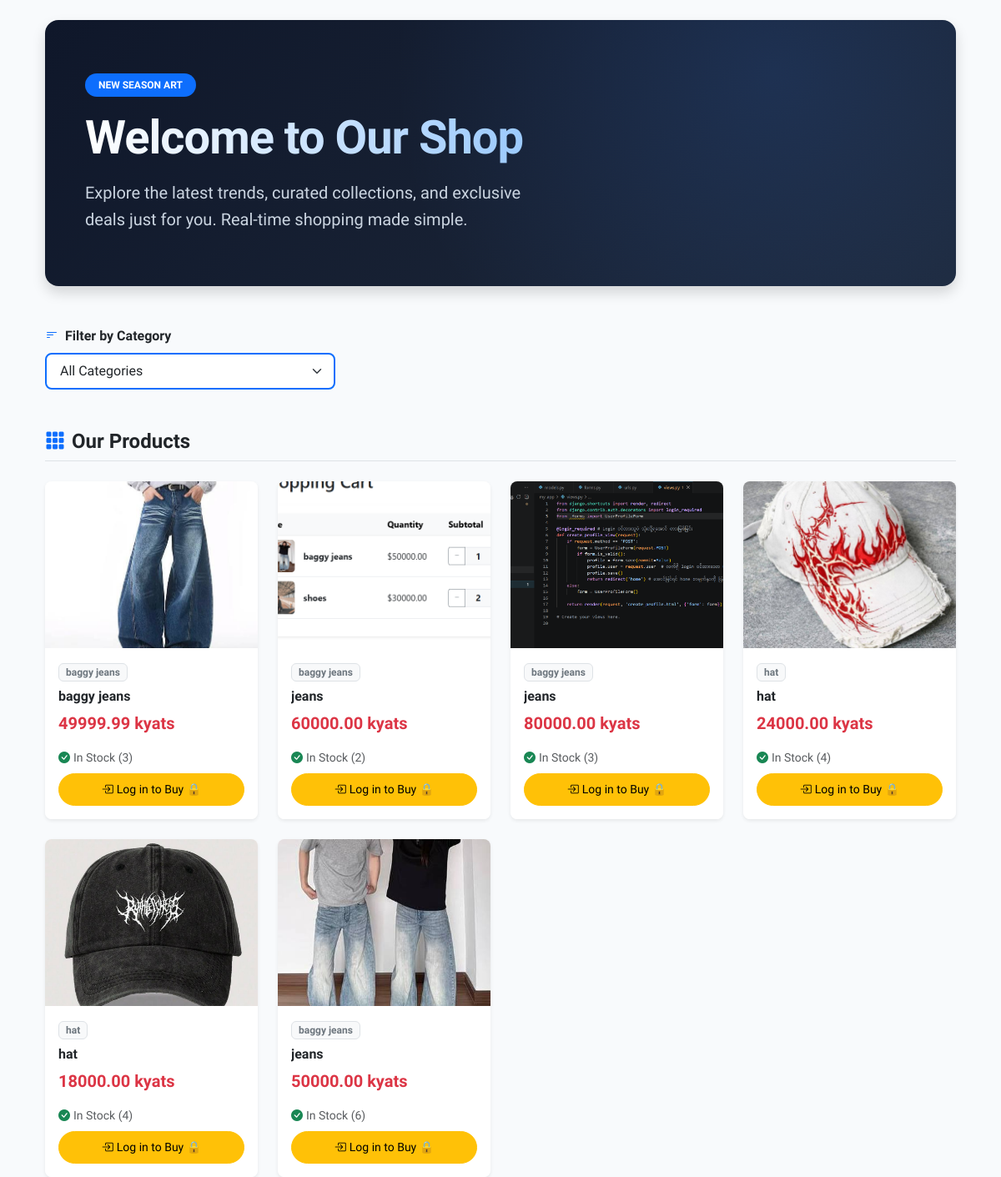
Before: / with the older database file.
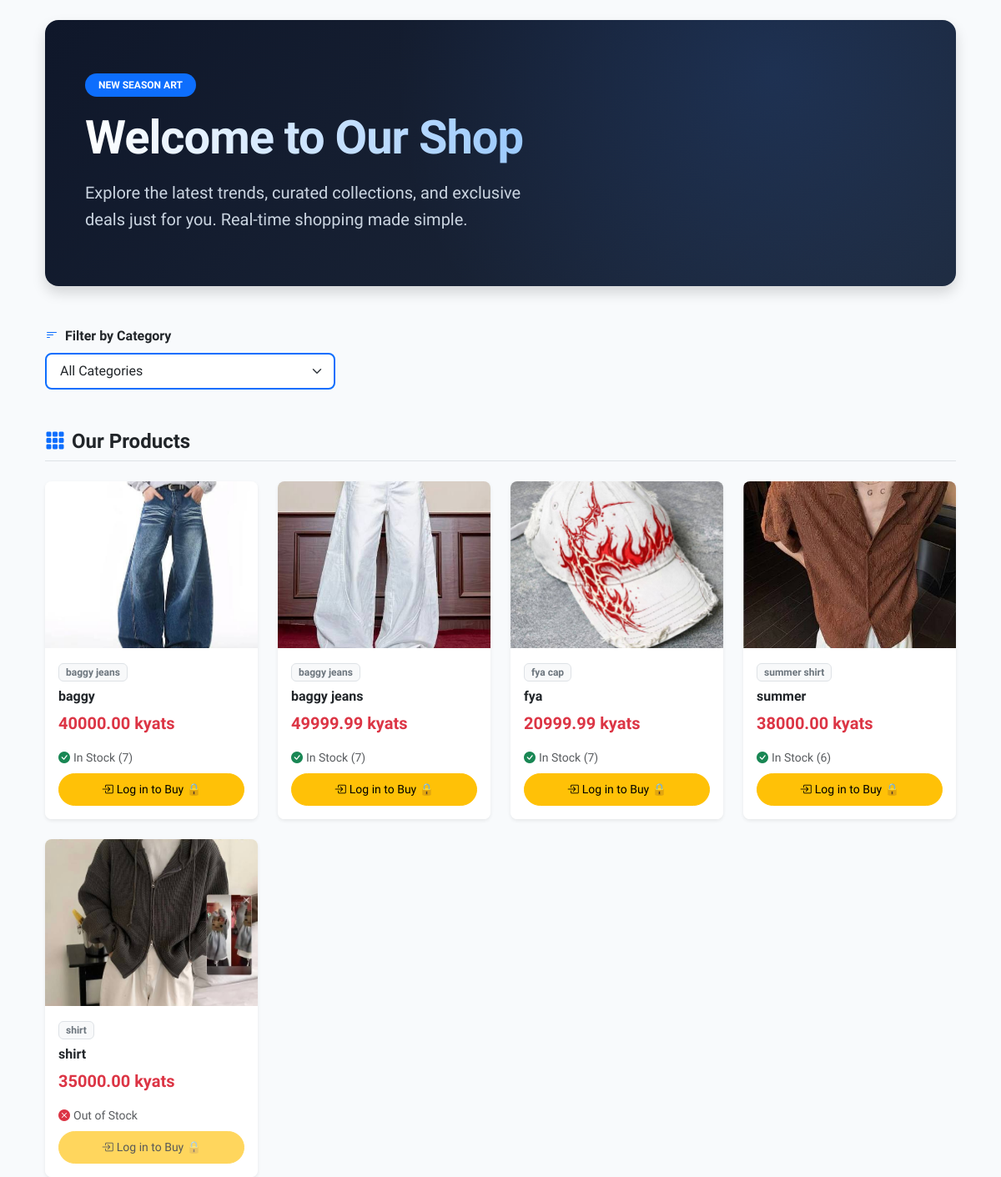
After: the same page with the newer database file.
### my_app/models.py (models this page shows, shortened)
class Item(models.Model):
    sub_category = models.ForeignKey(
        'SubCategory',
        on_delete=models.CASCADE,
        related_name='items'
    )
    created_by = models.ForeignKey(
        User,
        on_delete=models.SET_NULL,
        null=True,
        related_name='items_created'
    )
    name = models.CharField(max_length=200)
    amount = models.IntegerField(default=0)      # လက်ကျန်အရေအတွက်
    size = models.CharField(max_length=50, blank=True, null=True) # ဥပမာ- Large, 42, 10-inch
    buy_price = models.DecimalField(max_digits=10, decimal_places=2)
    sale_price = models.DecimalField(max_digits=10, decimal_places=2)
    is_discount = models.BooleanField(default=False)
    discount = models.DecimalField(max_digits=10, decimal_places=2, default=0.00)
    is_deleted = models.BooleanField(default=False)
    created_at = models.DateTimeField(auto_now_add=True)
    updated_at = models.DateTimeField(auto_now=True)
    image = models.ImageField(upload_to='items/', null=True, blank=True)

class SubCategory(models.Model):
    category = models.ForeignKey(Category, on_delete=models.CASCADE, related_name='subcategories')
    name = models.CharField(max_length=100)
    descriptions = models.TextField(blank=True, null=True)
    is_deleted = models.BooleanField(default=False)
    created_by = models.ForeignKey(User, on_delete=models.SET_NULL, null=True)
    created_at = models.DateTimeField(auto_now_add=True)

### my_app/views.py (the view)
# urls.py: path('', views.index, name='index'),
def index(request):
    sub_categories = SubCategory.objects.all().distinct()
    selected_sub_cat = request.GET.get('subcategory')
    if selected_sub_cat and selected_sub_cat != 'all' and selected_sub_cat != '':
        items = Item.objects.filter(
            sub_category_id=selected_sub_cat,
            is_deleted=False
        )
    else:
        items = Item.objects.filter(is_deleted=False)
    context = {
        'sub_categories': sub_categories,
        'items': items,
        'selected_sub_cat': str(selected_sub_cat) if selected_sub_cat else 'all'
    }
    return render(request, 'index.html', context)

### templates/index.html (shortened to what this page needs)
{% extends 'base.html' %}
{% load static %}
{% block content %}
<link rel="stylesheet" href="https://cdn.jsdelivr.net/npm/bootstrap-icons@1.11.1/font/bootstrap-icons.css">
<div class="container mt-4">
    <div class="position-relative overflow-hidden p-5 mb-5 text-white rounded-4 shadow"
        style="background: linear-gradient(135deg, #0f172a 0%, #1e293b 100%);">
        <div class="position-absolute top-0 start-0 w-100 h-100"
            style="background: radial-gradient(circle at 80% 20%, rgba(59, 130, 246, 0.15) 0%, transparent 50%); pointer-events: none;">
        </div>
        <div class="row align-items-center position-relative" style="z-index: 1;">
            <div class="col-lg-7 py-3">
                <span class="badge bg-primary px-3 py-2 rounded-pill mb-3 fw-bold text-uppercase tracking-wider"
                    style="font-size: 0.75rem;">New Season Art</span>
                <h1 class="display-4 fw-black mb-3"
                    style="letter-spacing: -1px; font-weight: 800; background: linear-gradient(to right, #ffffff, #93c5fd); -webkit-background-clip: text; -webkit-text-fill-color: transparent;">
                    Welcome to Our Shop
                </h1>
                <p class="fs-5 mb-0" style="color: #cbd5e1; max-width: 550px; font-weight: 300; line-height: 1.6;">
                    Explore the latest trends, curated collections, and exclusive deals just for you. Real-time shopping
                    made simple.
                </p>
            </div>
        </div>
    </div>
    <div class="row mb-5">
        <div class="col-md-4">
            <form method="GET" action="#products-section" id="filterForm">
                <label class="form-label fw-bold text-dark mb-2">
                    <i class="bi bi-filter-left text-primary me-1"></i> Filter by Category
                </label>
                <select name="subcategory"
                    class="form-select form-select-lg border-2 border-primary shadow-none rounded-3 fw-medium text-dark"
                    onchange="this.form.submit()" style="cursor: pointer;">
                    <option value="all"> All Categories </option>
                </select>
            </form>
        </div>
    </div>
    <section>
        <h4 id="products-section" class="mb-4 text-dark fw-bold border-bottom pb-2 mt-4">
            <i class="bi bi-grid-3x3-gap-fill text-primary me-2"></i>Our Products
        </h4>
    </section>
    <div class="row row-cols-1 row-cols-md-2 row-cols-lg-4 g-4">
        {% for item in items %}
        <div class="col">
            <div
                class="card h-100 border-0 shadow-sm rounded-3 overflow-hidden position-relative product-card transition-all">
                <div class="position-relative bg-light" style="height: 200px; overflow: hidden;">
                    {% if item.image %}
                    <img src="{{ item.image.url }}" class="card-img-top w-100 h-100" style="object-fit: cover;"
                        alt="{{ item.name }}">
                    {% else %}
                    <div class="d-flex flex-column align-items-center justify-content-center h-100 text-muted">
                        <i class="bi bi-image fs-1 mb-2"></i>
                        <small>No Image Available</small>
                    </div>
                    {% endif %}
                </div>
                <div class="card-body d-flex flex-column p-3">
                    <div class="mb-2">
                        <span class="badge bg-light text-secondary border px-2 py-1">{{ item.sub_category.name }}</span>
                    </div>
                    <h5 class="card-title text-dark fw-bold fs-6 mb-2 text-truncate" title="{{ item.name }}">
                        {{ item.name }}
                    </h5>
                    <div class="d-flex align-items-baseline gap-2 mt-auto">
                        <span class="fs-5 fw-bold text-danger">{{ item.sale_price }} kyats</span>
                    </div>
                </div>
                <div class="card-footer bg-white border-top-0 p-3 pt-0">
                    <div class="d-flex justify-content-between align-items-center mb-2">
                        <small class="text-muted">
                            {% if item.amount > 0 %}
                            <i class="bi bi-check-circle-fill text-success me-1"></i>In Stock ({{ item.amount }})
                            {% else %}
                            <i class="bi bi-x-circle-fill text-danger me-1"></i>Out of Stock
                            {% endif %}
                        </small>
                    </div>
                    {% if user.is_authenticated %}
                    <a href="{% url 'add_to_cart' item.id %}?next={{ request.path }}"
                        class="btn btn-outline-primary w-100 btn-sm rounded-pill py-2 {% if item.amount <= 0 %}disabled{% endif %}">
                        <i class="bi bi-cart-plus me-1"></i>Add to Cart
                    </a>
                    {% else %}
                    <a href="{% url 'login' %}?next={{ request.path }}"
                        class="btn btn-warning w-100 btn-sm rounded-pill py-2 {% if item.amount <= 0 %}disabled{% endif %}">
                        <i class="bi bi-box-arrow-in-right me-1"></i>Log in to Buy 🔒
                    </a>
                    {% endif %}
                </div>
            </div>
        </div>
        {% empty %}
        <div class="col-12 w-100 text-center py-5 my-3 bg-white rounded shadow-sm border">
            <i class="bi bi-bag-x text-muted display-1 mb-3"></i>
            <h5 class="text-secondary fw-bold">No Products Found</h5>
            <p class="text-muted">ဤ Category အောက်တွင် ပစ္စည်းများ မရှိသေးပါဘူးဗျာ။</p>
        </div>
        {% endfor %}
    </div>
</div>
{% endblock %}

### templates/base.html (shortened to what this page needs)
<!DOCTYPE html>
<html lang="en">
<head>
    <link href="https://cdn.jsdelivr.net/npm/bootstrap@5.3.0/dist/css/bootstrap.min.css" rel="stylesheet">
    <link rel="stylesheet" href="https://cdn.jsdelivr.net/npm/bootstrap-icons@1.11.0/font/bootstrap-icons.css">
</head>
<body>
    <div class="container">
        {% block content %}
        {% endblock %}
    </div>
</body>
</html>

### templates/index.html (style rules this page uses)
html { scroll-behavior: smooth; }
body { font-family: 'Plus Jakarta Sans', sans-serif; background-color: #f8fafc; }
.form-select-lg { font-size: 1rem; padding-top: .5rem; padding-bottom: .5rem; }
.transition-all { transition: all 0.3s ease-in-out; }

Changed rows visible on the page:
removed Item: image (picture), sub_category.name "baggy jeans", name "jeans", sale_price "80000.00", amount "3"
removed Item: image (picture), sub_category.name "hat", name "hat", sale_price "24000.00", amount "4"
removed Item: image (picture), sub_category.name "baggy jeans", name "jeans", sale_price "50000.00", amount "6"
changed Item: name "baggy jeans" → "baggy"; sale_price "49999.99" → "40000.00"; amount "3" → "7"
changed Item (number 2 of 5 on the later page): image: a different picture; name "jeans" → "baggy jeans"; sale_price "60000.00" → "49999.99"; amount "2" → "7"
added Item: image (picture), sub_category.name "fya cap", name "fya", sale_price "20999.99", amount "7"
added Item: image (picture), sub_category.name "summer shirt", name "summer", sale_price "38000.00", amount "6"
changed Item: image: a different picture; sub_category.name "hat" → "shirt"; name "hat" → "shirt"; sale_price "18000.00" → "35000.00"; amount "4" → (not shown); amount "In Stock ( )" → "Out of Stock"
